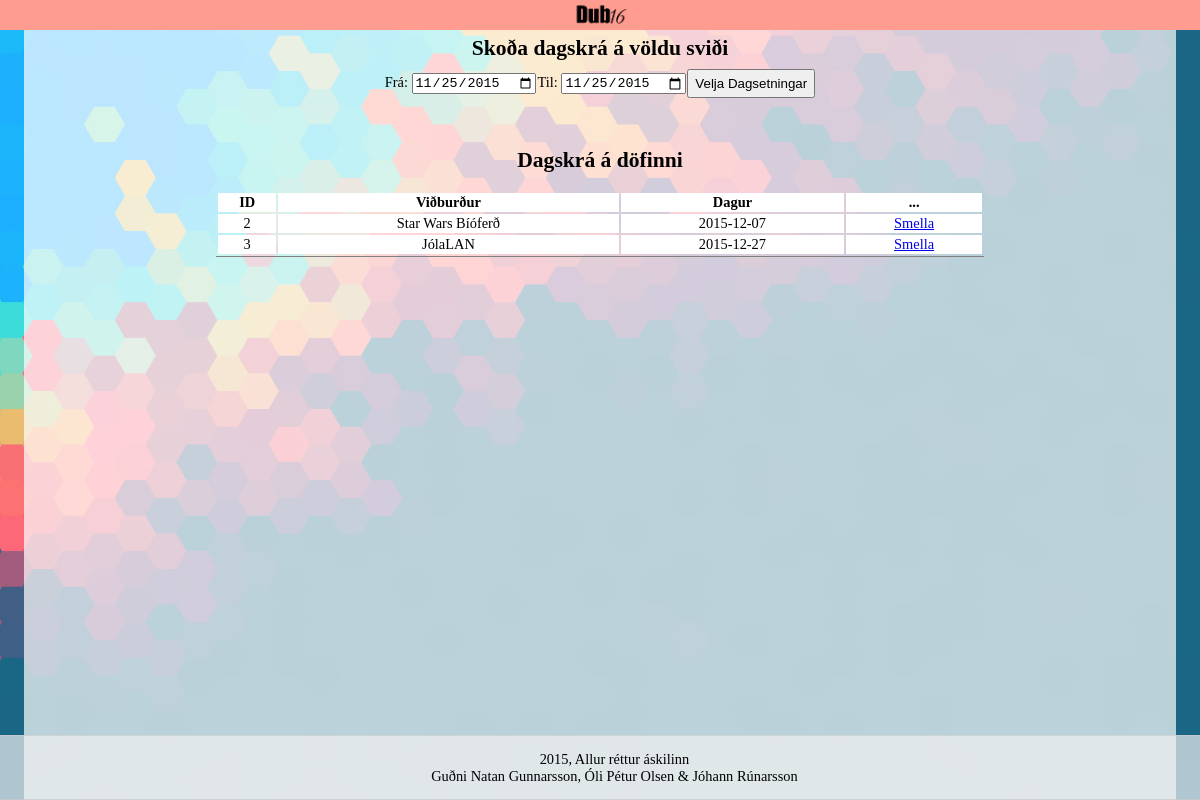
Page /Vefsíða/dagskra.php on the earlier database version.
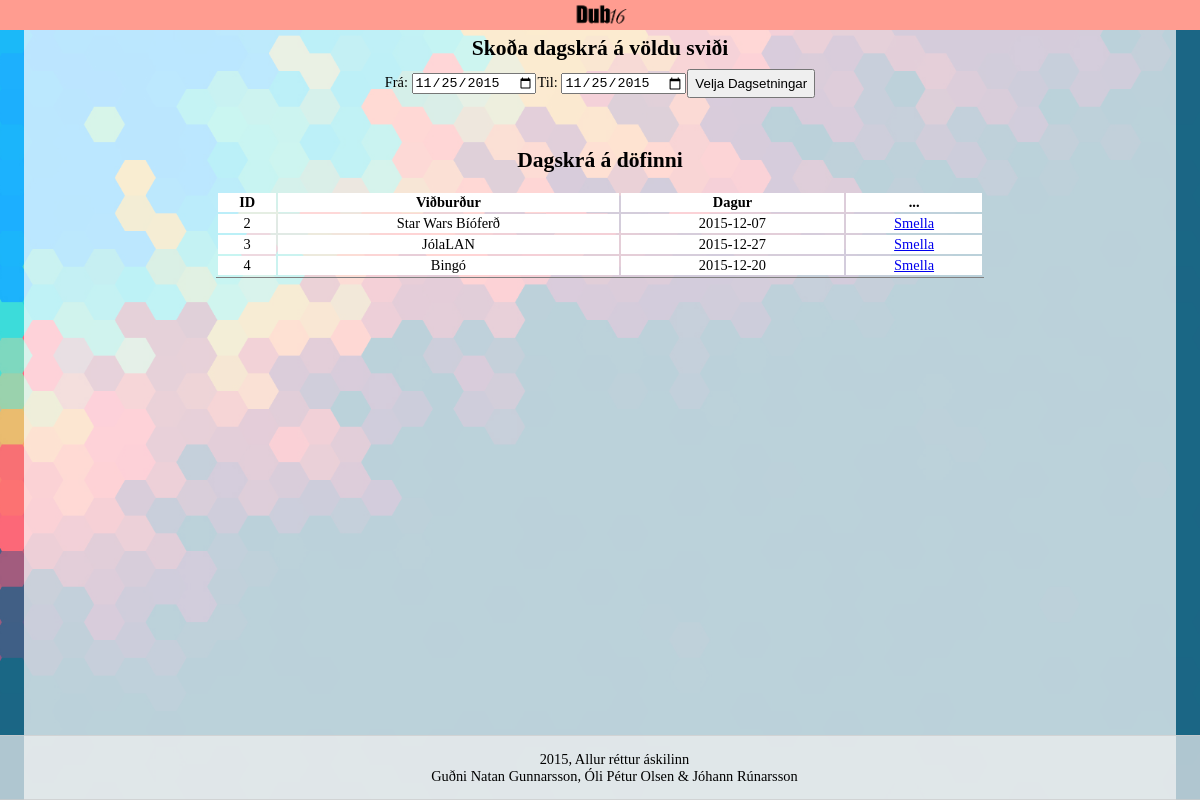
Same page on the later database version.
### tables this page shows
CREATE TABLE Vidburdur(
ID INT(3) PRIMARY KEY AUTO_INCREMENT NOT NULL,
heiti VARCHAR(255),
dagsetning DATE,
ummaeli TEXT,
myndURL VARCHAR(255)
);

### Vefsíða/dagskra.php (the view, shortened to what this page needs)
<!DOCTYPE html>
<head>
    <link rel="stylesheet" href="http://yui.yahooapis.com/pure/0.6.0/pure-min.css">
    <link rel="stylesheet" href="http://yui.yahooapis.com/pure/0.5.0/grids-responsive-min.css">
    <link rel="stylesheet" type="text/css" href="css/stilsida.css">
    <link rel="stylesheet" type="text/css" href="css/stylesheet.css">
</head>
<body>
<main>
    <nav class="custom-wrapper pure-g" id="menu">
        <div class="pure-u-1 pure-u-md-1-3">
            <div class="pure-menu">
                <a href="index.php" class="pure-menu-heading custom-brand"><img src="img/dub16-logo-bw.png"></a>
            </div>
        </div>
    </nav>
<?php
        include 'dbcon.php';
        if (isset($_POST['fyrstiDagur']) && isset($_POST['seinastiDagur'])) {
            $fyrstiDagur = $_POST['fyrstiDagur'];
            $seinastiDagur = $_POST['seinastiDagur'];
            $Vidburdir = array();
            $fyrirspurn = "SELECT * FROM Vidburdur WHERE dagsetning BETWEEN '" . $fyrstiDagur . "' AND '" . $seinastiDagur . "'";
            $result = $conn -> query($fyrirspurn);
            while ($row = $result -> fetch()) {
                $Vidburdir[] = array($row['ID'], $row['heiti'], $row['dagsetning'], $row['ummaeli']);
            }
            if (count($Vidburdir) < 1) {
                $Vidburdir[] = array("n/a", "n/a", "n/a", "n/a");
                echo "Engir viðburðir skráðir á þessu tímabili.";
            }
        }
        else{
            $fyrirspurn = "SELECT * FROM Vidburdur WHERE dagsetning > CURDATE()";
            $result = $conn -> query($fyrirspurn);
            while ($row = $result -> fetch()) {
                $Vidburdir[] = array($row['ID'], $row['heiti'], $row['dagsetning'], $row['ummaeli']);
            }
        }
    ?>
    <form id="dagaval" class="pure-form" action="dagskra.php" method="post">
        <h2>Skoða dagskrá á völdu sviði</h2>
        <p>Frá:   <input type="date" name="fyrstiDagur" value="<?php echo date('Y-m-d'); ?>" min="<?php echo date('Y-m-d'); ?>"></p>
        <p>Til:   <input type="date" name="seinastiDagur" value="<?php echo date('Y-m-d'); ?>" min="<?php echo date('Y-m-d'); ?>"></p>
        <input type="submit" class="pure-button" value="Velja Dagsetningar">
    </form>
    <article>
        <h1>Dagskrá á döfinni</h1>
        <table class="pure-table" style="width: 100%">
            <thead>
                <tr>
                    <th>ID</th>
                    <th>Viðburður</th>
                    <th>Dagur</th>
                    <th>...</th>
                </tr>
            </thead>
            <tbody>
            <?php
                foreach ($Vidburdir as $entry) {
                    echo "<tr id='dagskra'><td>" . $entry[0] . "</td><td>" . $entry[1] . "</td><td>" . $entry[2] . "</td><td><a href='#vidburdur" . $entry[0] . "'>Smella</a></td></tr>
<tr class='moreInfo' id='vidburdur" . $entry[0] . "'><td colspan=4><p><b>" . $entry[3] . "</b></p></td></tr>";
                 }
             ?>
             </tbody>
        </table>
    </article>
    <footer>
        <p>2015, Allur réttur áskilinn</p>
        <p>Guðni Natan Gunnarsson, Óli Pétur Olsen & Jóhann Rúnarsson</p>
    </footer>
</main>
</body>
</html>

Differences in the rows shown:
now on this page (row edited): vidburdur: ID "4", heiti "Bingó", dagsetning "2015-12-20"
